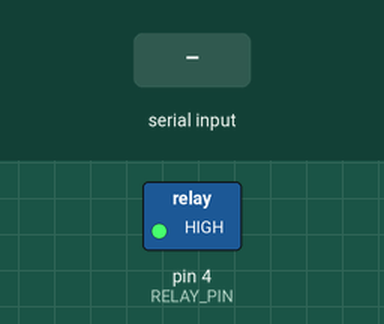
Recording of a sketch running on a simulated Arduino Uno, built with avr-gcc and run on an emulated ATmega328P. Shown: switched loads named in the sketch (green lamp = pin HIGH). The test bench sets the inputs (shaded band). What the sketch prints to the serial monitor is not drawn.

Above: at 1.2 s.
1.3 s: "0" received over Serial
At 2.1 s:
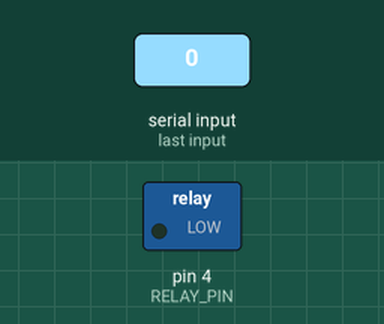
2.8 s: "1" received over Serial
At 3.2 s:
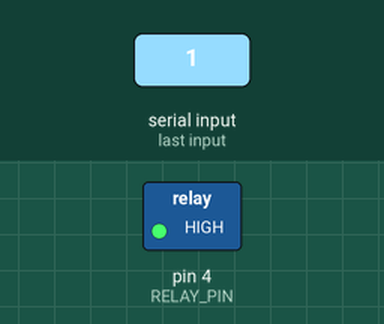
Timing chart, 0 to 5.8 s (numbered marks = the images above; inputs shaded):
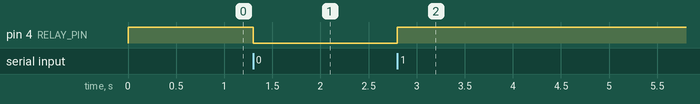

The sketch:

TEST_RELAY.ino
```cpp
/*
 * TEST RELAY MODULE
 * Dùng để kiểm tra relay hoạt động đúng không
 *
 * Upload code này, mở Serial Monitor (9600 baud)
 * Gửi:
 *   '1' = Set relay HIGH
 *   '0' = Set relay LOW
 *
 * Quan sát băng chuyền chạy hay dừng
 */

const int RELAY_PIN = 4;

void setup() {
  Serial.begin(9600);
  pinMode(RELAY_PIN, OUTPUT);

  // Bắt đầu với HIGH
  digitalWrite(RELAY_PIN, HIGH);

  Serial.println("=== RELAY TEST MODE ===");
  Serial.println("Commands:");
  Serial.println("  '1' = Set relay HIGH");
  Serial.println("  '0' = Set relay LOW");
  Serial.println();
  Serial.println("Current: HIGH");
}

void loop() {
  if (Serial.available() > 0) {
    char cmd = Serial.read();

    if (cmd == '1') {
      digitalWrite(RELAY_PIN, HIGH);
      Serial.println(">>> Relay = HIGH");
      Serial.println("Băng chuyền CHẠY hay DỪNG?");
    }
    else if (cmd == '0') {
      digitalWrite(RELAY_PIN, LOW);
      Serial.println(">>> Relay = LOW");
      Serial.println("Băng chuyền CHẠY hay DỪNG?");
    }
  }
}
```

Measured:
- after the input at 1.3 s, pin 4 (RELAY_PIN): HIGH → LOW at once
- after the input at 2.8 s, pin 4 (RELAY_PIN): LOW → HIGH at once
